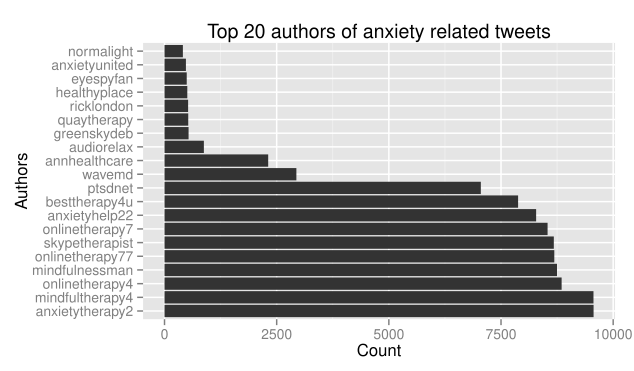

Source code (R):
##############################################################################
## This code creates a horizontal bar plot.

## I take some CSV file that I have obtained from Saama Technologies
## containing tweets on anxiety. The code below is based on the raw files that
## are provided by Saama Technologies. 
## Subsequently, select those people/organisations that tweet the most (Top 20).
## Subsequently, I make a horizontal bar plot of these Top 20 contributors.

## Author: Ellen brock
## Date: 8 September 2014

###############################################################################
## Setting the working directory and reading in the CSV file:
setwd("E:/Ellen/coursera/DataScience2/project")
Big = read.csv("Tweets_Anxiety.csv",stringsAsFactors = FALSE)
nrow(Big)
names(Big)

Top_Tweeters <- table(Big$trackback_author_nick)

Top20 <- sort(Top_Tweeters,decreasing=TRUE)[1:20]
Top20
df=as.data.frame.table(Top20)
names(df)
names(df) <- c("Author", "Count")
## Creating a horizonel bar plot
library(ggplot2)
bp <- ggplot(df, aes(x=Author, y=Count))+ geom_bar(stat="identity") + coord_flip() +
  xlab("Authors") + ylab("Count")
bp + ggtitle("Top 20 authors of anxiety related tweets")
